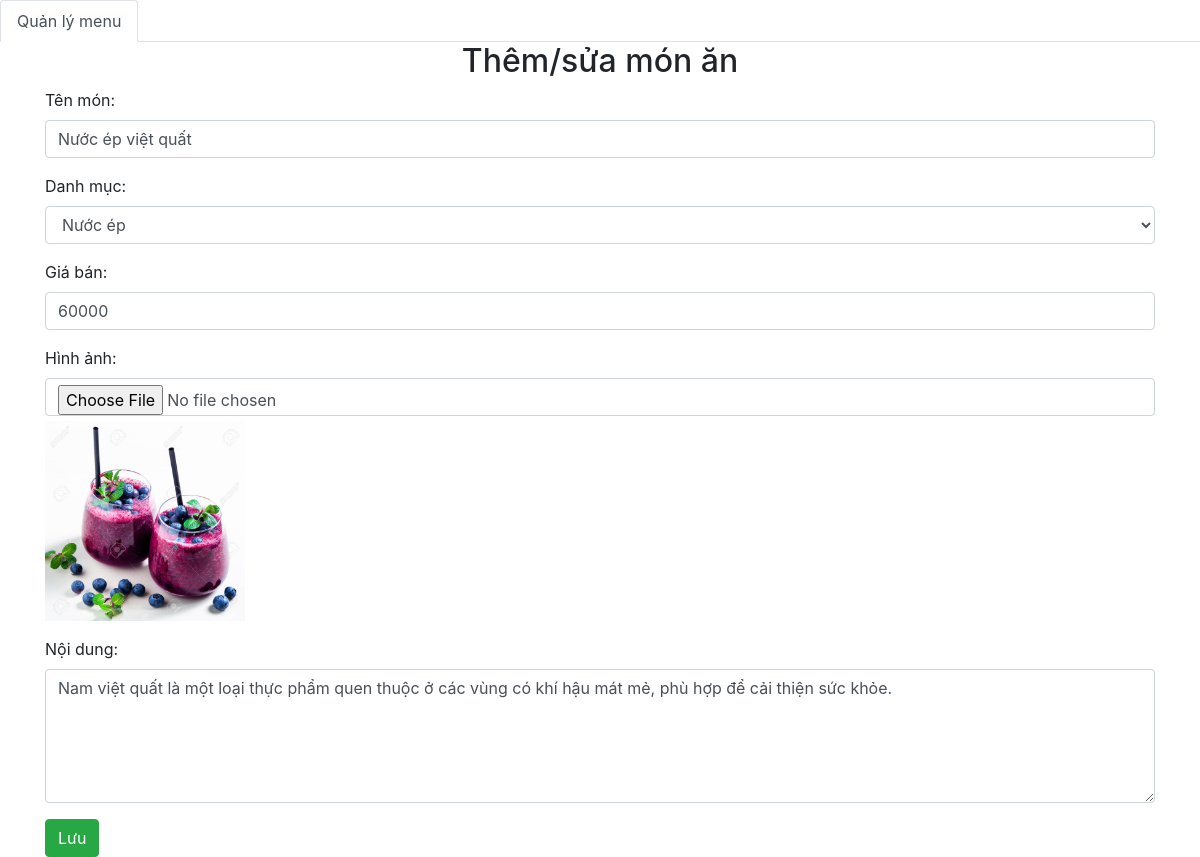
Page /code/food-ordering/admin/monan/add.php?MaMonAn=9 on the committed database.
### tables this page shows
CREATE TABLE `monan` (
  `MaMonAn` int(11) NOT NULL,
  `TenMonAn` varchar(300) DEFAULT NULL,
  `giaTien` int(11) DEFAULT NULL,
  `HinhAnh` varchar(600) DEFAULT NULL,
  `MoTa` text DEFAULT NULL,
  `Iddanhmuc` int(11) DEFAULT NULL
);

### code/food-ordering/db/dbhelper.php (called while the page is built, shortened)
<?php
function executeSingleResult($sql){
    $con = mysqli_connect(HOST, USERNAME, PASSWORD, DATABASE);
    $result =mysqli_query($con, $sql);
    $row=mysqli_fetch_array($result,1);
    return $row;
}
function executeResult($sql){
    $con = mysqli_connect(HOST, USERNAME, PASSWORD, DATABASE);
    $result =mysqli_query($con, $sql);
    $data =[];
    while($row=mysqli_fetch_array($result,1)){
        $data[]=$row;
    }
    return $data;
}

### code/food-ordering/funlib/funs.php (called while the page is built, shortened)
<?php
function fixUrl($thumbnail, $rootPath = "../"){
    if(stripos($thumbnail, 'http://')!== false ||
        stripos($thumbnail,'https://')!== false){
        }
    else{
        $thumbnail=$rootPath.$thumbnail;
    }
    return $thumbnail;
}

### code/food-ordering/admin/monan/add.php (the view, shortened to what this page needs)
<?php
require_once('../../db/dbhelper.php');
require_once('../../funlib/funs.php');
$MaMonAn=$TenMonAn=$HinhAnh=$MoTa=$giaTien=$Iddanhmuc='';
$MaMonAn=$TenMonAn='';
if(isset($_GET['MaMonAn'])){
   $MaMonAn =$_GET['MaMonAn'];
    $sql = 'select * from monan where MaMonAn = '.$MaMonAn;
    $monan = executeSingleResult($sql);
    if($monan!=null){
        $TenMonAn=$monan['TenMonAn'];
        $giaTien=$monan['giaTien'];
        $HinhAnh=$monan['HinhAnh'];
        $MoTa=$monan['MoTa'];
        $Iddanhmuc=$monan['Iddanhmuc'];
    }
}
?>
<!DOCTYPE html>
<html>
<head>
	<link rel="stylesheet" href="https://maxcdn.bootstrapcdn.com/bootstrap/4.4.1/css/bootstrap.min.css">
    <link href="https://cdn.jsdelivr.net/npm/summernote@0.8.18/dist/summernote.min.css" rel="stylesheet">
</head>
<body>
    <ul class="nav nav-tabs">
    <li class="nav-item">
        <a class="nav-link active" href="index.php">Quản lý menu</a>
    </li>
    </ul>
	<div class="container">
		<div class="panel panel-primary">
			<div class="panel-heading">
				<h2 class="text-center">Thêm/sửa món ăn</h2>
			</div>
			<div class="panel-body">
                <form method="post" enctype="multipart/form-data">
                <div class="form-group">
				  <label for="TenMonAn">Tên món:</label>
                <input required="true" type="text" class="form-control"
                   id="TenMonAn" name="TenMonAn" value="<?=$TenMonAn?>">
				</div>
                <div class="form-group">
				  <label for="Iddanhmuc">Danh mục:</label>
                <select class="form-control" name="Iddanhmuc" id="Iddanhmuc">
<?php
$sql = 'select * from danhmuc';
$danhmucList = executeResult($sql);
foreach($danhmucList as $item){
    if($item['MaDanhMuc']==$Iddanhmuc){
        echo'<option selected value="'.$item['MaDanhMuc'].'">'.$item['TenDanhMuc'].'</option>';
    }else{
        echo'<option value="'.$item['MaDanhMuc'].'">'.$item['TenDanhMuc'].'</option>';
    }
}
?>
                </select>
				</div>
                <div class="form-group">
				  <label for="giaTien">Giá bán:</label>
                <input required="true" type="number" class="form-control"
                   id="giaTien" name="giaTien" value="<?=$giaTien?>">
				</div>
                <div class="form-group">
				 <label for="HinhAnh">Hình ảnh:</label>
                <input required="true" type="file" accept=".png, .jpg,
                .jpeg, .gif, .bmp, .tif, .jfif, .tiff|image/*"
                class="form-control" id="HinhAnh" name="HinhAnh" >
                   <img src="<?=fixUrl($HinhAnh,'../../')?>" alt="Ảnh minh họa"
                   style="max-width:200px; margin-top:5px" id="img_thumbnail">
				</div>
                <div class="form-group">
				  <label for="MoTa">Nội dung:</label>
                <textarea class="form-control" name="MoTa" id="MoTa"
                rows="5" ><?=$MoTa?></textarea>
				</div>
				<button class="btn btn-success">Lưu</button>
                </form>
			</div>
			</div>
		</div>
</body>
</html>

### rows in the picture
monan: TenMonAn "Nước ép việt quất", giaTien "60000", HinhAnh (picture), MoTa "Nam việt quất là một loại thực phẩm quen thuộc ở các vùng có khí hậu mát mẻ, phù hợp để cải thiện sức khỏe."

### other values in the picture
form field Iddanhmuc "Nước ép"
